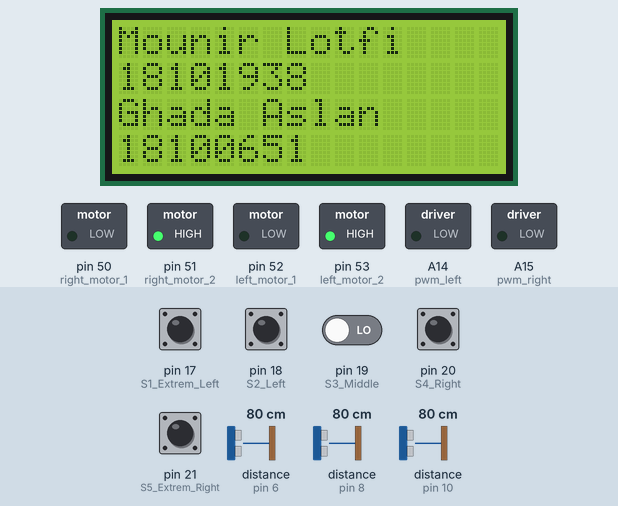
Simulated run of this sketch. Board: Arduino Mega 2560, built with avr-gcc and run on an emulated ATmega2560. Shown: 16×4 character LCD, switched loads named in the sketch (green lamp = pin HIGH). Wiring (inferred from the names in the program): 3 × ultrasonic range finder: trigger pin 7, echo pin 6 / trigger pin 9, echo pin 8 / trigger pin 11, echo pin 10. The inputs (shaded band) are chosen by the test bench; at power-on: pin 17 (S1_Extrem_Left), pin 18 (S2_Left), pin 19 (S3_Middle), pin 20 (S4_Right), pin 21 (S5_Extrem_Right) LOW, distance to the obstacle (sensors on pin 8, pin 10, pin 6) 80 cm. The echo pulse lasts 58.3 µs per cm; pins used as bus, display or sensor lines are not drawn; what the sketch prints to the serial monitor is not drawn.

Above: at 1.2 s.
1.3 s: distance to the obstacle (sensor on pin 8) set to 10 cm
2.8 s: distance to the obstacle (sensor on pin 8) set to 7 cm
At 4.0 s:
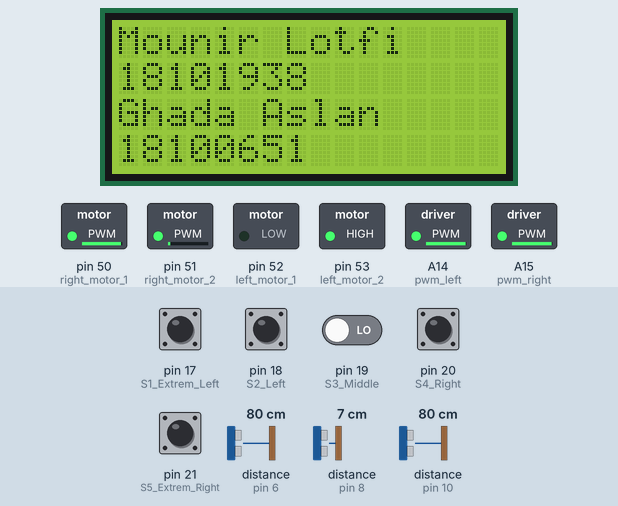
4.3 s: distance to the obstacle (sensor on pin 10) set to 2 cm
At 4.37 s:
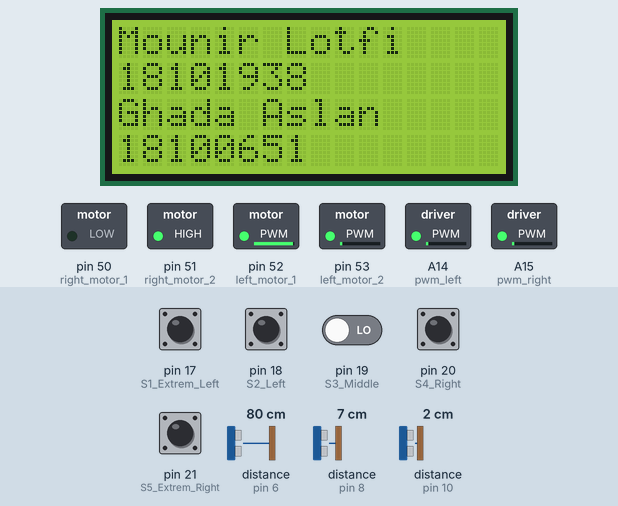
At 4.73 s:
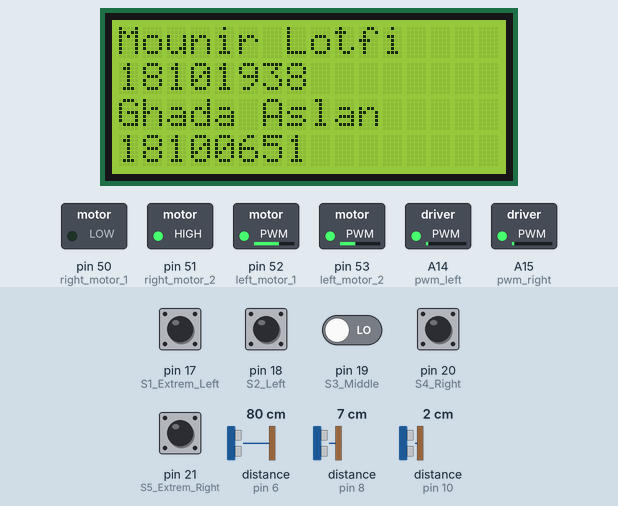
5.9 s: distance to the obstacle (sensor on pin 6) set to 9 cm
At 6.05 s:
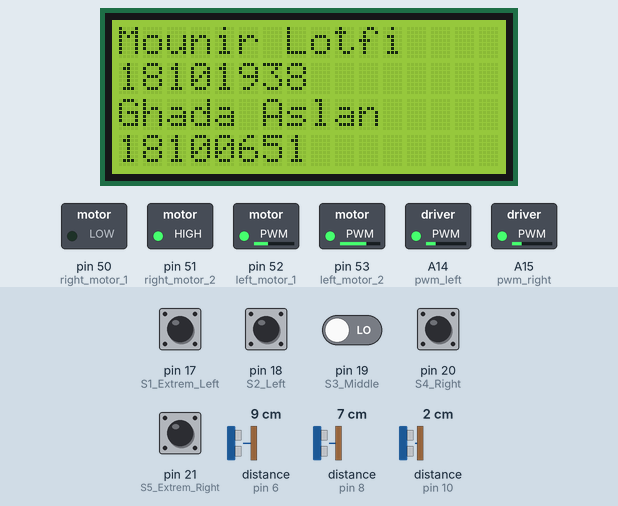
7.5 s: distance to the obstacle (sensor on pin 6) set to 6 cm
10.1 s: pin 19 (S3_Middle) driven HIGH
Timing chart, 0 to 13.1 s (numbered marks = the images above; inputs shaded):
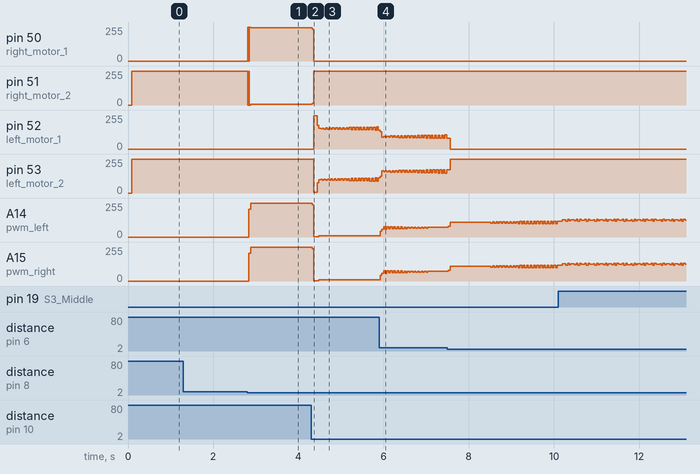

The sketch:

linefollower.ino
```cpp
#include <LiquidCrystal.h> // libary for the lcd

const int rs = 31, en = 30, d4 = 33, d5 = 22, d6 = 24, d7 = 26;
LiquidCrystal lcd(rs, en, d4, d5, d6, d7);

#define motorRight1 50
#define motorRight2 51
#define motorLeft1 52
#define motorLeft2 53
#define speedRight A15
#define speedLeft A14

//motorRight1 = LOW && motorRight2 = HIGH --> forward
//motorRight1 = HIGH && motorRight2 = LOW --> backward
//motorLeft1 = LOW && motorLeft2 = HIGH --> forward
//motorLeft1 = HIGH && motorLeft2 = LOW --> backward
  // line tracker sensors
  int sensor1;
  int sensor2;
  int sensor3;
  int sensor4;
  int sensor5;
  // ultrasonic duration and distance
  long durationRight;
  int distanceRight;
  long durationMiddle;
  int distanceMiddle;
  long durationLeft;
  int distanceLeft;

void setup() {

  Serial.begin(9600);

  lcd.begin(16, 4);

  lcd.println("Mounir Lotfi    ");
  lcd.setCursor(0,1);
  lcd.println("18101938        ");
  lcd.setCursor(0,2);
  lcd.println("Ghada Aslan     ");
  lcd.setCursor(0,3);
  lcd.println("18100651        ");

  //3 ultrasonic sensors.
  pinMode(6, INPUT); // echoPin left
  pinMode(7, OUTPUT); // trigPin left
  pinMode(8, INPUT); // echoPin middle
  pinMode(9, OUTPUT); // trigPin middle
  pinMode(10, INPUT); // echoPin right
  pinMode(11, OUTPUT); // trigPin right


  // Line Tracker 5 Channels.
  pinMode(17,INPUT); // S1 Extrem Left
  pinMode(18,INPUT); // S2 Left
  pinMode(19,INPUT); // S3 Middle
  pinMode(20,INPUT); // S4 Right
  pinMode(21,INPUT); // S5 Extrem Right

  //motors
  pinMode(50, OUTPUT); //right motor 1
  pinMode(51, OUTPUT); //right motor 2
  pinMode(A15, OUTPUT); //pwm right
  pinMode(52, OUTPUT); //left motor 1
  pinMode(53, OUTPUT); //left motor 2
  pinMode(A14, OUTPUT); //pwm left
}

void loop() {

  sensor1 = digitalRead(17); //sensor1
  sensor2 = digitalRead(18); //sensor2
  sensor3 = digitalRead(19); //sensor3
  sensor4 = digitalRead(20); //sensor4
  sensor5 = digitalRead(21); //sensor5

  //Ulttasonic
  digitalWrite(11, LOW);
  delayMicroseconds(2);
  digitalWrite(11, HIGH);
  delayMicroseconds(10);
  digitalWrite(11, LOW);
  durationRight = pulseIn(10, HIGH);
  distanceRight = durationRight*0.034/2;

  digitalWrite(9, LOW);
  delayMicroseconds(2);
  digitalWrite(9, HIGH);
  delayMicroseconds(10);
  digitalWrite(9, LOW);
  durationMiddle = pulseIn(8, HIGH);
  distanceMiddle = durationMiddle*0.034/2;

  digitalWrite(7, LOW);
  delayMicroseconds(2);
  digitalWrite(7, HIGH);
  delayMicroseconds(10);
  digitalWrite(7, LOW);
  durationLeft = pulseIn(6, HIGH);
  distanceLeft = durationLeft*0.034/2;
  //moving according to line tracking sensor
  if((sensor3 == HIGH) && (sensor4 == LOW) && (sensor5 == LOW) && (sensor1 == LOW)&& (sensor2 == LOW))
  {
    Serial.println(0);
    digitalWrite(50, LOW);
    digitalWrite(51, HIGH);
    digitalWrite(52, LOW);
    digitalWrite(53, HIGH);

    analogWrite(A15, 255);
    analogWrite(A14, 255);
  }
  else if((sensor3 == HIGH) && (sensor4 == HIGH) && (sensor5 == HIGH) && (sensor1 == HIGH)&& (sensor2 == HIGH))
  {
    Serial.println(9);


    analogWrite(A14, 0);
    analogWrite(A15, 0);
    }
    else if((sensor3 == HIGH) && (sensor1 == HIGH) && (sensor4 == LOW) && (sensor5 == LOW)&& (sensor2 == HIGH))
    {
      Serial.println(18);
      digitalWrite(50, LOW);
      digitalWrite(51, HIGH);
      digitalWrite(52, HIGH);
      digitalWrite(53, LOW);

      analogWrite(A15, 255);
      analogWrite(A14, 255);
      }
      else if((sensor3 == HIGH) && (sensor4 == HIGH) && (sensor5 == HIGH) && (sensor1 == LOW)&& (sensor2 == LOW))
      {
        Serial.println(27);
        digitalWrite(50, HIGH);
        digitalWrite(51, LOW);
        digitalWrite(52, LOW);
        digitalWrite(53, HIGH);

        analogWrite(A15, 255);
        analogWrite(A14, 255);
        }
        else if((sensor3 == LOW) && (sensor4 == LOW) && (sensor5 == LOW) && (sensor1 == LOW)&& (sensor2 == LOW))
        {
          Serial.println(36);
          digitalWrite(50, LOW);
          digitalWrite(51, HIGH);
          digitalWrite(52, LOW);
          digitalWrite(53, HIGH);

          analogWrite(A15, 255);
          analogWrite(A14, 255);
          }


//ultraasonic sensor

if(distanceMiddle <= 7)
  {
    Serial.println(7);

    analogWrite(A15, 0);
    analogWrite(A14, 0);


    if(distanceRight >= 7)
    {
      Serial.println(7);

      digitalWrite(50, HIGH);
      digitalWrite(51, LOW);
      digitalWrite(52, LOW);
      digitalWrite(53, HIGH);

      analogWrite(A15, 255);
      analogWrite(A14, 255);
      }
      else if(distanceLeft >= 7)
      {
        Serial.println(14);

        digitalWrite(50, LOW);
        digitalWrite(51, HIGH);
        digitalWrite(52, HIGH);
        digitalWrite(53, LOW);

        analogWrite(A15, 100);
        analogWrite(A14, 100);
        }
    }
    else
    {
      Serial.println(21);

      digitalWrite(50, LOW);
      digitalWrite(51, HIGH);
      digitalWrite(52, LOW);
      digitalWrite(53, HIGH);

      analogWrite(A15, 100);
      analogWrite(A14, 100);
      }


}
```

Measured:
- the behaviour switches between 9 and 8 cm on distance to the obstacle (sensor on pin 8) (found by bisection; images 0 and 1)
- after the input at 2.8 s, pin 50 (right_motor_1): 0/255 → 248/255 at once; pin 51 (right_motor_2): 255/255 → 7/255 at once; A14 (pwm_left), A15 (pwm_right): 0/255 → 252/255 at once
